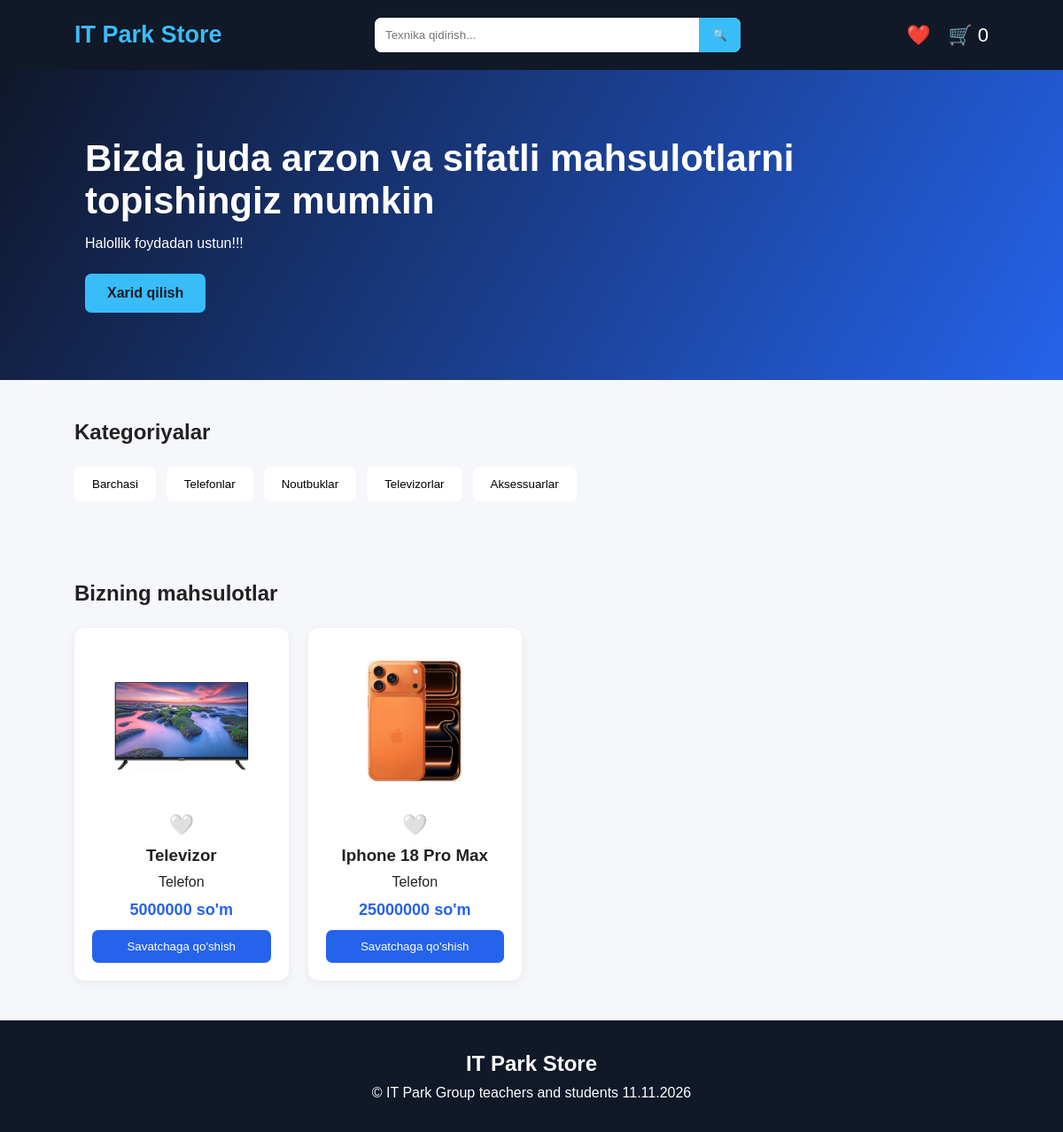
The page / on the database its author committed.
### apps/market/models.py (models this page shows, shortened)
class SiteInfo(models.Model):
    brandname = models.CharField(max_length=80)
    reklama = models.CharField(max_length=200)
    shior = models.CharField(max_length=150)
    c = models.CharField(max_length=100)

class Products(models.Model):
    name = models.CharField(max_length=100)
    price = models.IntegerField()
    image = models.ImageField(upload_to='mahsulotlar', blank=True)

### apps/market/views.py (the view)
# urls.py: path('' , views.index , name='index')
def index(request):
    mahsulotlar = Products.objects.all()
    info = SiteInfo.objects.first()
    context = {
        'mahsulotlar':mahsulotlar,
        'info':info,
    }
    return render(request , 'index.html', context)

### templates/index.html (shortened to what this page needs)
{% load static %}
<!DOCTYPE html>
<html lang="uz">
<head>
    <link rel="stylesheet" href="{% static 'css/style.css' %}">
</head>
<body>
<header>
    <nav class="navbar">
        <h2 class="logo"><span>{{ info.brandname }}</span></h2>
        <div class="search">
            <input type="text" id="searchInput"
                   placeholder="Texnika qidirish...">
            <button onclick="searchProducts()">🔍</button>
        </div>
        <div class="nav-icons">
            <button onclick="showFavorites()">❤️</button>
            <button onclick="showCart()">
                🛒 <span id="cartCount">0</span>
            </button>
        </div>
    </nav>
</header>
<section class="hero">
    <div class="hero-content">
        <h1>{{ info.reklama }}</h1>
        <p>{{info.shior}}</p>
        <a href="#products" class="hero-btn">
            Xarid qilish
        </a>
    </div>
</section>
<section class="categories">
    <h2>Kategoriyalar</h2>
    <div class="category-list">
        <button onclick="filterProducts('all')">Barchasi</button>
        <button onclick="filterProducts('Telefon')">Telefonlar</button>
        <button onclick="filterProducts('Noutbuk')">Noutbuklar</button>
        <button onclick="filterProducts('Televizor')">Televizorlar</button>
        <button onclick="filterProducts('Aksessuar')">Aksessuarlar</button>
    </div>
</section>
<section class="products-section" id="products">
    <h2>Bizning mahsulotlar</h2>
    <div class="products" id="productList">
         {% for mahsulot in mahsulotlar %}
        <div class="product-card" data-category="Telefon"
             data-name="iPhone 16 Pro">
            <img src="{{ mahsulot.image.url }}"
                 alt="iPhone 16 Pro">
            <button class="favorite-btn"
                    onclick="toggleFavorite(1)">🤍</button>
            <h3>{{ mahsulot.name }}</h3>
            <p>Telefon</p>
            <div class="price" data-price="">
                {{ mahsulot.price }} so'm
            </div>
            <button class="add-btn" onclick="addToCart(1)">
                Savatchaga qo'shish
            </button>
        </div>
        {% endfor %}
    </div>
</section>
<footer>
    <h2>{{info.brandname}}</h2>
    <p>© {{ info.c }}</p>
</footer>
</body>
</html>

### static/css/style.css (style rules this page uses)
* { margin: 0; padding: 0; box-sizing: border-box; font-family: Arial, sans-serif; }
body { background: #f5f7fb; color: #222; }
.navbar { background: #111827; color: white; padding: 20px 7%; display: flex; justify-content: space-between; align-items: center; gap: 20px; }
.logo { font-size: 27px; }
.logo span { color: #38bdf8; }
.search { display: flex; background: white; border-radius: 8px; overflow: hidden; width: 40%; }
.search input { padding: 12px; border: none; outline: none; width: 100%; }
.search button { padding: 10px 15px; border: none; cursor: pointer; background: #38bdf8; }
.nav-icons button { background: transparent; border: none; color: white; font-size: 22px; cursor: pointer; margin-left: 15px; }
.hero { min-height: 350px; background: linear-gradient(120deg, #0f172a, #2563eb); display: flex; align-items: center; padding: 50px 8%; color: white; }
.hero h1 { font-size: 42px; margin-bottom: 15px; }
.hero p { margin-bottom: 25px; }
.hero-btn { display: inline-block; background: #38bdf8; color: #111827; padding: 13px 25px; border-radius: 7px; text-decoration: none; font-weight: bold; }
.categories, .products-section { padding: 45px 7%; }
.categories h2, .products-section h2 { margin-bottom: 25px; }
.category-list { display: flex; flex-wrap: wrap; gap: 12px; }
.category-list button { border: none; padding: 12px 20px; background: white; border-radius: 7px; cursor: pointer; transition: .3s; }
.products { display: grid; grid-template-columns: repeat(4, 1fr); gap: 22px; }
.product-card { background: white; padding: 20px; border-radius: 12px; text-align: center; box-shadow: 0 3px 12px #00000010; transition: .3s; }
.product-card img { width: 100%; height: 170px; object-fit: contain; margin-bottom: 15px; }
.product-card h3 { margin-bottom: 10px; }
.price { color: #2563eb; font-size: 18px; font-weight: bold; margin: 12px 0; }
.add-btn { background: #2563eb; color: white; padding: 11px; width: 100%; border: none; border-radius: 7px; cursor: pointer; }
.favorite-btn { background: none; border: none; font-size: 23px; cursor: pointer; margin-bottom: 10px; }
footer { background: #111827; color: white; padding: 35px; text-align: center; }
footer p { margin-top: 10px; }

### rows shown on the page
SiteInfo: brandname "IT Park Store", reklama "Bizda juda arzon va sifatli mahsulotlarni topishingiz mumkin", shior "Halollik foydadan ustun!!!", c "IT Park Group teachers and students 11.11.2026"
Products: image (picture), name "Televizor", price "5000000"
Products: image (picture), name "Iphone 18 Pro Max", price "25000000"
